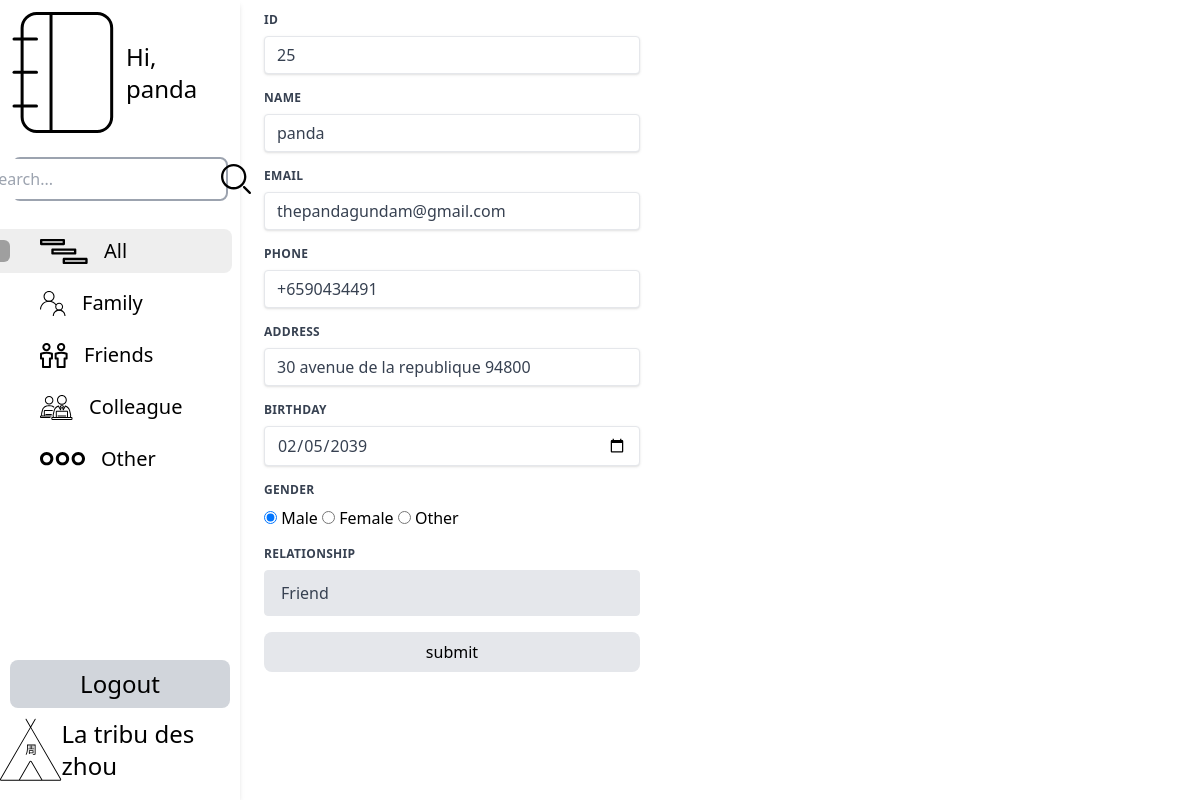
The page /edit.php?id=25 (signed in) on the database its author committed.
### tables this page shows
CREATE TABLE `contacts` (
  `id` int NOT NULL AUTO_INCREMENT,
  `username` varchar(255) DEFAULT NULL,
  `phoneNumber` varchar(255) DEFAULT NULL,
  `email` varchar(255) DEFAULT NULL,
  `address` varchar(255) DEFAULT NULL,
  `gender` varchar(255) DEFAULT NULL,
  `relationship` varchar(255) DEFAULT NULL,
  `dateOfBirth` date DEFAULT NULL,
  PRIMARY KEY (`id`)
);

### edit.php (the view, shortened to what this page needs)
<!DOCTYPE html>
<html lang="en">
<head>
    <script src="https://cdn.tailwindcss.com"></script>
</head>
<body class="h-screen w-screen overflow-hidden font-extralight flex flex-col justify-center items-center">
<?php
$name = '';
$email ='';
$phone = '';
$address = '';
$gender = '';
$relationship = '';
$dateOfBirth = '';
include "sources/conn.php";
$id = $_GET['id'];
$sql = "SELECT * FROM contacts WHERE id = $id";
$result = mysqli_query($conn, $sql);
if (mysqli_num_rows($result) > 0) {
    while ($row = mysqli_fetch_assoc($result)) {
        $id = $row['id'];
        $name = $row['username'];
        $email = $row['email'];
        $phone = $row['phoneNumber'];
        $address = $row['address'];
        $gender = $row['gender'];
        $relationship = $row['relationship'];
        $dateOfBirth = $row['dateOfBirth'];
    }
}else{
    die('<script>alert("failed to retrieve data");location.href="index.php";</script>');
}
if(isset($_SESSION['user_id'])){ ?>
    <div class="w-full h-full flex">
        <div class="w-1/5 h-full bg-white mb-10 shadow-md ">
            <div class="w-full h-full relative flex flex-col justify-end ">
                <div class="w-full h-full relative flex flex-col">
                    <div class="flex items-center">
                        <a href="index.php">
                        </a>
                        <p class="text-2xl">
                            Hi,<br/>
                            <?php echo $_SESSION['username']; ?>
                        </p>
                    </div>
                    <form class="border-2 border-gray-400 rounded-lg focus:outline-none focus:border-gray-500 m-3 flex items-center justify-center" action="index.php?filter='search'" method="post">
                        <input type="text" name="search" placeholder="Search..." class="h-10 outline-none">
                        <button type="submit">
                        </button>
                    </form>
                    <div class="flex flex-col gap-2 mt-4">
                        <a href="index.php" class="category-list-box <?php
                        $filter = $_GET['filter'] ?? 'all';
                        if($filter == 'all'){
                            echo ' category-list-box-focus';
                        }
                        ?>">
                            <svg class="absolute left-0 <?php
                            $filter = $_GET['filter'] ?? 'all';
                            if($filter != 'all'){
                                echo ' hidden';
                            }
                            ?>" width="10" height="22" viewBox="0 0 10 22" fill="none" xmlns="http://www.w3.org/2000/svg">
                                <rect x="-10" width="20" height="22" rx="6" fill="#9F9F9F"/>
                            </svg>
                            <p class="category-list-text">All</p>
                        </a>
                        <a href="index.php?filter=family" class="category-list-box <?php
                        $filter = $_GET['filter'] ?? 'all';
                        if($filter == 'family'){
                            echo ' category-list-box-focus';
                        }
                        ?>">
                            <p class="category-list-text">Family</p>
                        </a>
                        <a href="index.php?filter=friend" class="category-list-box <?php
                        $filter = $_GET['filter'] ?? 'all';
                        if($filter == 'friend'){
                            echo ' category-list-box-focus';
                        }
                        ?>">
                            <p class="category-list-text">Friends</p>
                        </a>
                        <a href="index.php?filter=colleague" class="category-list-box <?php
                        $filter = $_GET['filter'] ?? 'all';
                        if($filter == 'colleague'){
                            echo ' category-list-box-focus';
                        }
                        ?>">
                            <p class="category-list-text">Colleague</p>
                        </a>
                        <a href="index.php?filter=other" class="category-list-box <?php
                        $filter = $_GET['filter'] ?? 'all';
                        if($filter == 'other'){
                            echo ' category-list-box-focus';
                        }
                        ?>">
                            <p class="category-list-text">Other</p>
                        </a>
                    </div>
                </div>
                <a href="user/logout.php" class="block bg-gray-300 py-2 w-11/12 rounded-lg mb-3 hover:bg-gray-200 self-center">
                    <p class="text-center text-2xl w-full">Logout</p>
                </a>
                <a href="index.php" class="w-full pb-5 flex justify-center items-center h-20">
                    <p class="text-2xl">
                        La tribu des zhou
                    </p>
                </a>
            </div>
        </div>
        <form class="m-3 md:w-2/3 lg:w-1/3" action="sources/update.php?id=<?php echo $id ?>" method="post">
            <div class="w-full px-3 mb-4">
                <label class="block uppercase tracking-wide text-gray-700 text-xs font-bold mb-2" for="userid">
                    Id
                </label>
                <input readonly value="<?php echo ($id)?:"" ?>" class="shadow appearance-none border rounded w-full py-2 px-3 text-gray-700 leading-tight focus:outline-none focus:shadow-outline" id="userid" type="text" name="userid" placeholder="id">
            </div>
            <div class="w-full px-3 mb-4">
                <label class="block uppercase tracking-wide text-gray-700 text-xs font-bold mb-2" for="name">
                    Name
                </label>
                <input value="<?php echo ($name)?:"" ?>" class="shadow appearance-none border rounded w-full py-2 px-3 text-gray-700 leading-tight focus:outline-none focus:shadow-outline" id="name" type="text" name="name" placeholder="Name">
            </div>
            <div class="w-full px-3 mb-4">
                <label class="block uppercase tracking-wide text-gray-700 text-xs font-bold mb-2" for="email">
                    Email
                </label>
                <input value="<?php echo ($email)?:"" ?>" class="shadow appearance-none border rounded w-full py-2 px-3 text-gray-700 leading-tight focus:outline-none focus:shadow-outline" id="email" type="text" name="email" placeholder="Email">
            </div>
            <div class="w-full px-3 mb-4">
                <label class="block uppercase tracking-wide text-gray-700 text-xs font-bold mb-2" for="phoneNumber">
                    Phone
                </label>
                <input value="<?php echo ($phone)?:"" ?>" class="shadow appearance-none border rounded w-full py-2 px-3 text-gray-700 leading-tight focus:outline-none focus:shadow-outline" id="phoneNumber" type="text" name="phoneNumber" placeholder="Phone">
            </div>
            <div class="w-full px-3 mb-4">
                <label class="block uppercase tracking-wide text-gray-700 text-xs font-bold mb-2" for="address">
                    Address
                </label>
                <input value="<?php echo ($address)?:"" ?>" class="shadow appearance-none border rounded w-full py-2 px-3 text-gray-700 leading-tight focus:outline-none focus:shadow-outline" id="address" type="text" name="address" placeholder="Address">
            </div>
            <div class="w-full px-3 mb-4">
                <label class="block uppercase tracking-wide text-gray-700 text-xs font-bold mb-2" for="birthday">
                    Birthday
                </label>
                <input class="shadow appearance-none border rounded w-full py-2 px-3 text-gray-700 leading-tight focus:outline-none focus:shadow-outline" id="birthday" type="date" name="birthday" placeholder="Birthday" value="<?php echo ($dateOfBirth)?$dateOfBirth:"" ?>">
            </div>
            <div class="w-full px-3 mb-4">
                <label class="block uppercase tracking-wide text-gray-700 text-xs font-bold mb-2" >
                    Gender
                </label>
                <input <?php echo ($gender == 'male')?"checked":"" ?> type="radio" id="male" name="gender" value="male">
                <label for="male">Male</label>
                <input <?php echo ($gender == 'female')?"checked":"" ?> type="radio" id="female" name="gender" value="female">
                <label for="female">Female</label>
                <input <?php echo ($gender == 'other')?"checked":"" ?> type="radio" id="other" name="gender" value="other">
                <label for="other">Other</label>
            </div>
            <div class="w-full px-3 mb-4">
                <label class="block uppercase tracking-wide text-gray-700 text-xs font-bold mb-2" for="relationship">
                    Relationship
                </label>
                <select class="block appearance-none w-full bg-gray-200 border border-gray-200 text-gray-700 py-3 px-4 pr-8 mb-2 rounded leading-tight focus:outline-none" name="relationship" id="relationship">
                    <?php
                    echo '<option '.(($relationship == 'friend')?"selected":"").' value="friend">Friend</option>';
                    ?>
                </select>
            </div>
            <div class="w-full px-3 mb-4">
                <input type="submit" value="submit" class="block hover:bg-gray-300 w-full px-4 py-2 rounded-lg font-medium bg-gray-200 border-gray-400">
            </div>
        </form>
    </div>
<?php }else{
    header('Location: /index.php');
} ?>
</body>
</html>

### rows shown on the page
contacts: userid "25", name "panda", email "thepandagundam@gmail.com", phoneNumber "+6590434491", address "30 avenue de la republique 94800", birthday "02/05/2039", gender "☑ Male", gender "☐ Female", gender "☐ Other", relationship "Friend"

### other values the page prints
$_SESSION['username'] "panda"
